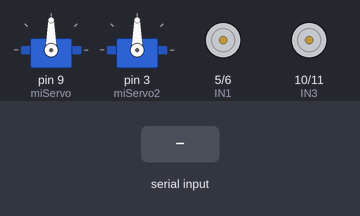
The sketch below on a simulated Arduino Uno, built with avr-gcc and run on an emulated ATmega328P. Parts: 2 × servo, motor-driver pin pairs drawn as motors (green arrow = first pin HIGH = forward, orange = second pin HIGH = backward, longer = more drive). Inputs (shaded band) come from the test bench.

Above: at 1.2 s.
1.3 s: "8\n" received over Serial
At 2.2 s:
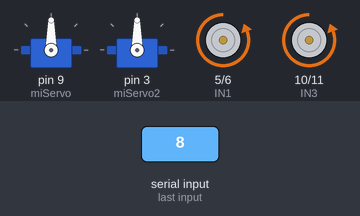
2.8 s: "4\n" received over Serial
At 3.3 s:
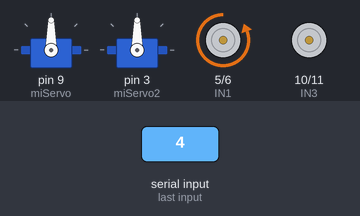
4.3 s: "6\n" received over Serial
At 5.5 s:
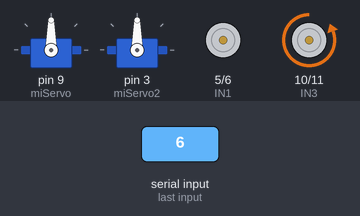
5.8 s: "2\n" received over Serial
At 6.8 s:
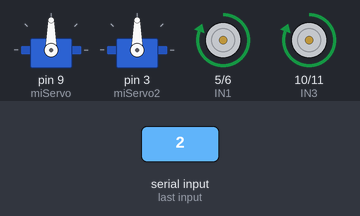
7.3 s: "1\n" received over Serial
At 8.0 s:
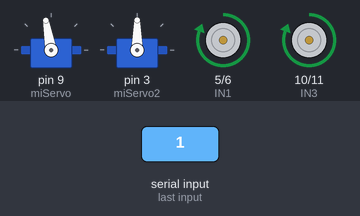
8.8 s: "90,45\n" received over Serial
At 9.1 s:
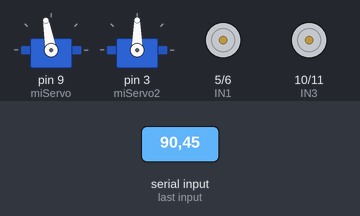
Timing chart, 0 to 11.3 s (numbered marks = the images above; inputs shaded):
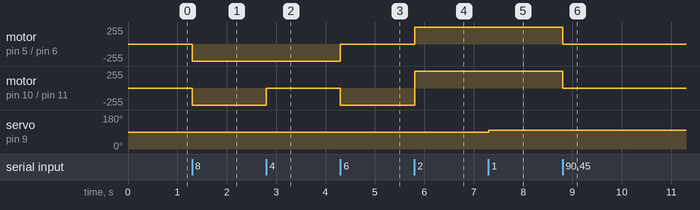

Measured:
- after the input at 1.3 s, motor on pin 5 (IN1) / pin 6 (IN2), motor on pin 10 (IN3) / pin 11 (IN4): stopped → backward 255/255 at once
- after the input at 2.8 s, motor on pin 10 (IN3) / pin 11 (IN4): backward 255/255 → stopped at once
- after the input at 4.3 s, motor on pin 5 (IN1) / pin 6 (IN2): backward 255/255 → stopped at once; motor on pin 10 (IN3) / pin 11 (IN4): stopped → backward 255/255 at once
- after the input at 5.8 s, motor on pin 5 (IN1) / pin 6 (IN2): stopped → forward 255/255 at once; motor on pin 10 (IN3) / pin 11 (IN4): backward 255/255 → forward 255/255 at once
- after the input at 7.3 s, servo on pin 9 (miServo): 90° → 100° at once
- after the input at 8.8 s, motor on pin 5 (IN1) / pin 6 (IN2), motor on pin 10 (IN3) / pin 11 (IN4): forward 255/255 → stopped at once

The sketch:

sketch.ino
```cpp
#include <Servo.h>

Servo miServo;
Servo miServo2;
int angulo=90;
int angulo2=90;

int ENABLE=4; //MOTOR A
int IN1=5; //motor A1
int IN2=6; //motor A2
int ENABLE2=12;//MOTOR B
int IN3=10; //motor B1
int IN4=11; //motor B2
int mssg = 0; //variable para guardar el mensaje
int mssg2 = 255;

void avanzar(int mssg)
{
          analogWrite(IN1,255-mssg);//inverso
          digitalWrite(IN2,HIGH);
          analogWrite(IN3,255-mssg);
          digitalWrite(IN4,HIGH);
}

void setup()
{
  pinMode(IN1,OUTPUT);
  pinMode(IN2,OUTPUT);
  pinMode(IN3,OUTPUT);
  pinMode(IN4,OUTPUT);
  miServo.attach(9); //declaración de pin 9 para servo1
  miServo2.attach(3); //declaración de pin 3 para servo2

  digitalWrite(ENABLE, HIGH);// (pin,high =1 low=0)
  digitalWrite(ENABLE2,HIGH);
  Serial.setTimeout(50);

  Serial.begin(9600); //iniciando Serial

}

void loop()
{


  if (Serial.available() > 0)
  {
        mssg = Serial.parseInt();
        angulo=constrain(angulo,0,180); //restricción de angulo
        angulo2=constrain(angulo2,0,180);//restricción de angulo2
        if(mssg==8)
        {
              analogWrite(IN1,255-mssg2); //adelante
              digitalWrite(IN2,HIGH);
              analogWrite(IN3,255-mssg2);
              digitalWrite(IN4,HIGH);
        }

        else if(mssg==4)
        {
              analogWrite(IN1,255-mssg2);//izquierda
              digitalWrite(IN2,HIGH);
              analogWrite(IN3,255-mssg2);
              digitalWrite(IN4,LOW);
        }

        else if(mssg==6)
        {
              analogWrite(IN1,255-mssg2);//derecha
              digitalWrite(IN2,LOW);
              analogWrite(IN3,255-mssg2);
              digitalWrite(IN4,HIGH);
        }

        else if(mssg==2)
        {
              analogWrite(IN2,255-mssg2);//datras
              digitalWrite(IN1,HIGH);
              analogWrite(IN4,255-mssg2);
              digitalWrite(IN3,HIGH);

        }

        else if(mssg==1)
        {
              angulo=angulo+10;
              miServo.write(angulo);
        }

         else if(mssg==3)
        {
              angulo=angulo-10;
              miServo.write(angulo);
        }

         else if(mssg==7)
        {
              angulo2=angulo2+10;
              miServo2.write(angulo2);
        }

         else if(mssg==9)
        {
              angulo2=angulo2-10;
              miServo2.write(angulo2);
        }

         else if(mssg==5)
        {
              mssg2=mssg2-10;
              if(mssg2<160)
              {
                  mssg2=160;
              }
        }

         else if(mssg==0)
        {
              mssg2==mssg2+10;
              if(mssg2>255)
              {
                  mssg2=255;
              }
        }

        else
        {
              analogWrite(IN1,255-mssg2);//apagado
              digitalWrite(IN2,LOW);
              analogWrite(IN3,255-mssg2);
              digitalWrite(IN4,LOW);
        }
   }
}
```
